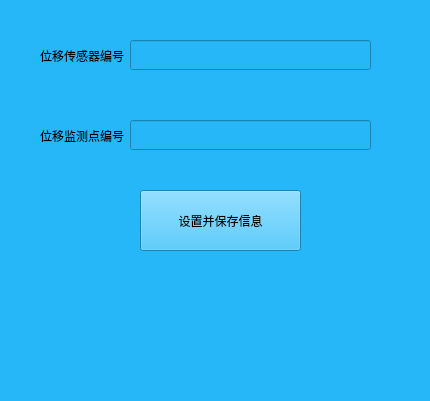
<?xml version="1.0" encoding="UTF-8"?>
<ui version="4.0">
 <class>adddisplacesensor</class>
 <widget class="QMainWindow" name="adddisplacesensor">
  <property name="geometry">
   <rect>
    <x>0</x>
    <y>0</y>
    <width>430</width>
    <height>401</height>
   </rect>
  </property>
  <property name="windowTitle">
   <string>设置位移传感</string>
  </property>
  <property name="styleSheet">
   <string notr="true">background:rgb(38, 183, 248)</string>
  </property>
  <widget class="QWidget" name="centralwidget">
   <widget class="QWidget" name="horizontalLayoutWidget">
    <property name="geometry">
     <rect>
      <x>40</x>
      <y>20</y>
      <width>331</width>
      <height>71</height>
     </rect>
    </property>
    <layout class="QHBoxLayout" name="horizontalLayout">
     <item>
      <widget class="QLabel" name="label">
       <property name="text">
        <string>位移传感器编号</string>
       </property>
      </widget>
     </item>
     <item>
      <widget class="QLineEdit" name="displacesensorlineEdit">
       <property name="minimumSize">
        <size>
         <width>0</width>
         <height>30</height>
        </size>
       </property>
       <property name="styleSheet">
        <string notr="true"/>
       </property>
      </widget>
     </item>
    </layout>
   </widget>
   <widget class="QWidget" name="horizontalLayoutWidget_2">
    <property name="geometry">
     <rect>
      <x>40</x>
      <y>110</y>
      <width>331</width>
      <height>51</height>
     </rect>
    </property>
    <layout class="QHBoxLayout" name="horizontalLayout_2">
     <item>
      <widget class="QLabel" name="label_2">
       <property name="text">
        <string>位移监测点编号</string>
       </property>
      </widget>
     </item>
     <item>
      <widget class="QLineEdit" name="displacepointlineEdit">
       <property name="minimumSize">
        <size>
         <width>0</width>
         <height>30</height>
        </size>
       </property>
      </widget>
     </item>
    </layout>
   </widget>
   <widget class="QPushButton" name="setsavepushButton">
    <property name="geometry">
     <rect>
      <x>140</x>
      <y>190</y>
      <width>161</width>
      <height>61</height>
     </rect>
    </property>
    <property name="text">
     <string>设置并保存信息</string>
    </property>
   </widget>
  </widget>
  <widget class="QMenuBar" name="menubar">
   <property name="geometry">
    <rect>
     <x>0</x>
     <y>0</y>
     <width>430</width>
     <height>22</height>
    </rect>
   </property>
  </widget>
  <widget class="QStatusBar" name="statusbar"/>
 </widget>
 <resources/>
 <connections/>
</ui>
